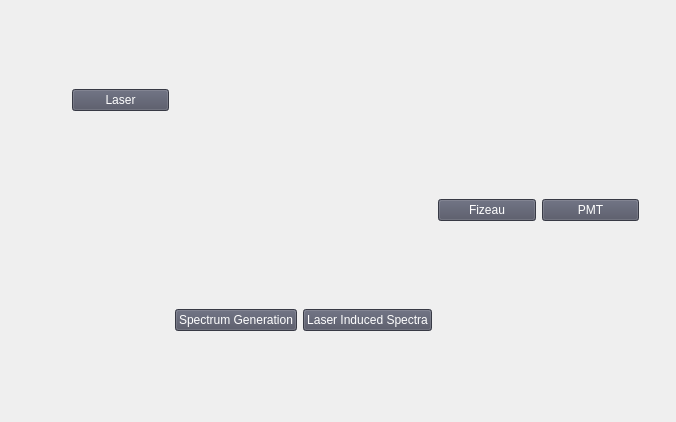
<?xml version="1.0" encoding="UTF-8"?>
<ui version="4.0">
 <class>MainWindow</class>
 <widget class="QMainWindow" name="MainWindow">
  <property name="geometry">
   <rect>
    <x>0</x>
    <y>0</y>
    <width>676</width>
    <height>422</height>
   </rect>
  </property>
  <property name="windowTitle">
   <string>MainWindow</string>
  </property>
  <property name="styleSheet">
   <string notr="true"/>
  </property>
  <widget class="QWidget" name="centralWidget">
   <property name="styleSheet">
    <string notr="true"/>
   </property>
   <layout class="QVBoxLayout" name="verticalLayout_25">
    <item>
     <widget class="QStackedWidget" name="stackedWidget">
      <property name="minimumSize">
       <size>
        <width>300</width>
        <height>0</height>
       </size>
      </property>
      <property name="currentIndex">
       <number>0</number>
      </property>
      <widget class="QWidget" name="page_4">
       <layout class="QHBoxLayout" name="horizontalLayout">
        <item>
         <widget class="QWidget" name="widget" native="true">
          <property name="autoFillBackground">
           <bool>false</bool>
          </property>
          <property name="styleSheet">
           <string notr="true">border-image: url(:/backgroundImage.png);</string>
          </property>
          <layout class="QGridLayout" name="gridLayout_6" rowstretch="0,0,0" columnstretch="0,0,0,0,0" rowminimumheight="0,0,0" columnminimumwidth="0,0,0,0,0">
           <property name="sizeConstraint">
            <enum>QLayout::SetDefaultConstraint</enum>
           </property>
           <property name="leftMargin">
            <number>50</number>
           </property>
           <property name="topMargin">
            <number>9</number>
           </property>
           <property name="rightMargin">
            <number>15</number>
           </property>
           <property name="verticalSpacing">
            <number>30</number>
           </property>
           <item row="1" column="3">
            <widget class="QPushButton" name="homeButton_4">
             <property name="maximumSize">
              <size>
               <width>200</width>
               <height>16777215</height>
              </size>
             </property>
             <property name="styleSheet">
              <string notr="true">background-color:rgb(78, 81, 97);
font: 14pt &quot;Microsoft YaHei UI&quot;;
color: rgb(255, 255, 255);
font-color:white;
border-image: none;</string>
             </property>
             <property name="text">
              <string>Fizeau</string>
             </property>
            </widget>
           </item>
           <item row="2" column="1">
            <widget class="QPushButton" name="homeButton_2">
             <property name="maximumSize">
              <size>
               <width>500</width>
               <height>16777215</height>
              </size>
             </property>
             <property name="styleSheet">
              <string notr="true">background-color:rgb(78, 81, 97);
font: 14pt &quot;Microsoft YaHei UI&quot;;
color: rgb(255, 255, 255);
font-color:white;
border-image: none;</string>
             </property>
             <property name="text">
              <string>Spectrum Generation</string>
             </property>
            </widget>
           </item>
           <item row="1" column="4">
            <widget class="QPushButton" name="homeButton_5">
             <property name="maximumSize">
              <size>
               <width>200</width>
               <height>16777215</height>
              </size>
             </property>
             <property name="styleSheet">
              <string notr="true">background-color:rgb(78, 81, 97);
font: 14pt &quot;Microsoft YaHei UI&quot;;
color: rgb(255, 255, 255);
font-color:white;
border-image: none;</string>
             </property>
             <property name="text">
              <string>PMT</string>
             </property>
            </widget>
           </item>
           <item row="2" column="2">
            <widget class="QPushButton" name="homeButton_3">
             <property name="maximumSize">
              <size>
               <width>500</width>
               <height>16777215</height>
              </size>
             </property>
             <property name="styleSheet">
              <string notr="true">background-color:rgb(78, 81, 97);
font: 14pt &quot;Microsoft YaHei UI&quot;;
color: rgb(255, 255, 255);
font-color:white;
border-image: none;</string>
             </property>
             <property name="text">
              <string>Laser Induced Spectra</string>
             </property>
            </widget>
           </item>
           <item row="0" column="0">
            <widget class="QPushButton" name="homeButton_1">
             <property name="maximumSize">
              <size>
               <width>200</width>
               <height>16777215</height>
              </size>
             </property>
             <property name="styleSheet">
              <string notr="true">background-color:rgb(78, 81, 97);
font: 14pt &quot;Microsoft YaHei UI&quot;;
color: rgb(255, 255, 255);
font-color:white;
border-image: none;</string>
             </property>
             <property name="text">
              <string>Laser</string>
             </property>
            </widget>
           </item>
          </layout>
         </widget>
        </item>
       </layout>
      </widget>
      <widget class="QWidget" name="page">
       <layout class="QHBoxLayout" name="horizontalLayout_6" stretch="1,5">
        <item>
         <widget class="QWidget" name="widget_5" native="true">
          <layout class="QHBoxLayout" name="horizontalLayout_7" stretch="0">
           <item>
            <widget class="QWidget" name="cebianlan" native="true">
             <property name="styleSheet">
              <string notr="true"/>
             </property>
             <layout class="QGridLayout" name="gridLayout">
              <item row="5" column="1">
               <widget class="QLineEdit" name="lineEdit_9"/>
              </item>
              <item row="1" column="1">
               <widget class="QLineEdit" name="lineEdit"/>
              </item>
              <item row="4" column="1">
               <widget class="QLineEdit" name="lineEdit_8"/>
              </item>
              <item row="7" column="1">
               <widget class="QLineEdit" name="lineEdit_7"/>
              </item>
              <item row="5" column="0">
               <widget class="QLabel" name="label_8">
                <property name="text">
                 <string>频率范围：</string>
                </property>
               </widget>
              </item>
              <item row="8" column="0">
               <widget class="QLabel" name="label_5">
                <property name="text">
                 <string>大气衰减系数：</string>
                </property>
               </widget>
              </item>
              <item row="2" column="0">
               <widget class="QLabel" name="label_3">
                <property name="text">
                 <string>激光脉冲峰强度：</string>
                </property>
               </widget>
              </item>
              <item row="2" column="1">
               <widget class="QLineEdit" name="lineEdit_4"/>
              </item>
              <item row="7" column="0">
               <widget class="QLabel" name="label_6">
                <property name="text">
                 <string>脉冲频率：</string>
                </property>
               </widget>
              </item>
              <item row="4" column="0">
               <widget class="QLabel" name="label_7">
                <property name="text">
                 <string>激光中心频率：</string>
                </property>
               </widget>
              </item>
              <item row="0" column="0" colspan="2">
               <widget class="QGroupBox" name="text">
                <property name="title">
                 <string>信息显示窗口</string>
                </property>
                <layout class="QVBoxLayout" name="verticalLayout_2">
                 <property name="leftMargin">
                  <number>0</number>
                 </property>
                 <property name="topMargin">
                  <number>0</number>
                 </property>
                 <property name="rightMargin">
                  <number>0</number>
                 </property>
                 <property name="bottomMargin">
                  <number>0</number>
                 </property>
                 <item>
                  <widget class="QTextEdit" name="textEdit">
                   <property name="html">
                    <string>&lt;!DOCTYPE HTML PUBLIC &quot;-//W3C//DTD HTML 4.0//EN&quot; &quot;http://www.w3.org/TR/REC-html40/strict.dtd&quot;&gt;
&lt;html&gt;&lt;head&gt;&lt;meta name=&quot;qrichtext&quot; content=&quot;1&quot; /&gt;&lt;style type=&quot;text/css&quot;&gt;
p, li { white-space: pre-wrap; }
&lt;/style&gt;&lt;/head&gt;&lt;body style=&quot; font-family:'SimSun'; font-size:9pt; font-weight:400; font-style:normal;&quot;&gt;
&lt;p style=&quot; margin-top:0px; margin-bottom:0px; margin-left:0px; margin-right:0px; -qt-block-indent:0; text-indent:0px;&quot;&gt;&lt;span style=&quot; font-family:'Microsoft YaHei UI';&quot;&gt;激光发射系统&lt;/span&gt;&lt;/p&gt;&lt;/body&gt;&lt;/html&gt;</string>
                   </property>
                  </widget>
                 </item>
                </layout>
               </widget>
              </item>
              <item row="1" column="0">
               <widget class="QLabel" name="ditong">
                <property name="text">
                 <string>入射波长：</string>
                </property>
               </widget>
              </item>
              <item row="8" column="1">
               <widget class="QLineEdit" name="lineEdit_6"/>
              </item>
              <item row="3" column="1">
               <widget class="QLineEdit" name="lineEdit_5"/>
              </item>
              <item row="3" column="0">
               <widget class="QLabel" name="label_4">
                <property name="text">
                 <string>激光能量：</string>
                </property>
               </widget>
              </item>
              <item row="6" column="0">
               <widget class="QLabel" name="label_9">
                <property name="text">
                 <string>脉冲宽度：</string>
                </property>
               </widget>
              </item>
              <item row="6" column="1">
               <widget class="QLineEdit" name="lineEdit_10"/>
              </item>
             </layout>
            </widget>
           </item>
          </layout>
         </widget>
        </item>
        <item>
         <widget class="QWidget" name="widget_6" native="true">
          <layout class="QVBoxLayout" name="verticalLayout" stretch="1,0">
           <item>
            <widget class="QCustomPlot" name="customPlot1" native="true">
             <property name="sizeIncrement">
              <size>
               <width>0</width>
               <height>0</height>
              </size>
             </property>
            </widget>
           </item>
           <item>
            <widget class="QWidget" name="widget_14" native="true">
             <layout class="QHBoxLayout" name="horizontalLayout_3">
              <property name="leftMargin">
               <number>20</number>
              </property>
              <property name="topMargin">
               <number>15</number>
              </property>
              <property name="rightMargin">
               <number>20</number>
              </property>
              <property name="bottomMargin">
               <number>20</number>
              </property>
              <item>
               <widget class="QPushButton" name="show1">
                <property name="text">
                 <string>开始显示</string>
                </property>
               </widget>
              </item>
              <item>
               <widget class="QPushButton" name="clear1">
                <property name="text">
                 <string>清除窗口</string>
                </property>
               </widget>
              </item>
              <item>
               <widget class="QPushButton" name="tracer1">
                <property name="text">
                 <string>隐藏光标</string>
                </property>
               </widget>
              </item>
              <item>
               <widget class="QPushButton" name="back1">
                <property name="text">
                 <string>返回</string>
                </property>
               </widget>
              </item>
             </layout>
            </widget>
           </item>
          </layout>
         </widget>
        </item>
       </layout>
      </widget>
      <widget class="QWidget" name="page_2">
       <property name="mouseTracking">
        <bool>false</bool>
       </property>
       <layout class="QHBoxLayout" name="horizontalLayout_8" stretch="1,5">
        <item>
         <widget class="QWidget" name="widget_9" native="true">
          <layout class="QGridLayout" name="gridLayout_4">
           <item row="0" column="0">
            <widget class="QWidget" name="cebianlan_2" native="true">
             <property name="styleSheet">
              <string notr="true"/>
             </property>
             <layout class="QGridLayout" name="gridLayout_3">
              <item row="5" column="1">
               <widget class="QLineEdit" name="lineEdit_11">
                <property name="text">
                 <string>12</string>
                </property>
               </widget>
              </item>
              <item row="1" column="1">
               <widget class="QLineEdit" name="lineEdit_2">
                <property name="text">
                 <string>532</string>
                </property>
               </widget>
              </item>
              <item row="4" column="1">
               <widget class="QLineEdit" name="lineEdit_12">
                <property name="text">
                 <string>5.6352e5</string>
                </property>
               </widget>
              </item>
              <item row="7" column="1">
               <widget class="QLineEdit" name="lineEdit_13">
                <property name="text">
                 <string>20</string>
                </property>
               </widget>
              </item>
              <item row="5" column="0">
               <widget class="QLabel" name="label_10">
                <property name="text">
                 <string>频率范围（GHz）：</string>
                </property>
               </widget>
              </item>
              <item row="8" column="0">
               <widget class="QLabel" name="label_11">
                <property name="text">
                 <string>大气衰减系数：</string>
                </property>
               </widget>
              </item>
              <item row="2" column="0">
               <widget class="QLabel" name="label_12">
                <property name="text">
                 <string>激光脉冲峰强度：</string>
                </property>
               </widget>
              </item>
              <item row="2" column="1">
               <widget class="QLineEdit" name="lineEdit_14">
                <property name="text">
                 <string>1</string>
                </property>
               </widget>
              </item>
              <item row="7" column="0">
               <widget class="QLabel" name="label_13">
                <property name="text">
                 <string>脉冲周期（ns）：</string>
                </property>
               </widget>
              </item>
              <item row="4" column="0">
               <widget class="QLabel" name="label_14">
                <property name="text">
                 <string>激光中心频率（GHz）：</string>
                </property>
               </widget>
              </item>
              <item row="0" column="0" colspan="2">
               <widget class="QGroupBox" name="text_2">
                <property name="title">
                 <string>信息显示窗口</string>
                </property>
                <layout class="QVBoxLayout" name="verticalLayout_3">
                 <property name="leftMargin">
                  <number>0</number>
                 </property>
                 <property name="topMargin">
                  <number>0</number>
                 </property>
                 <property name="rightMargin">
                  <number>0</number>
                 </property>
                 <property name="bottomMargin">
                  <number>0</number>
                 </property>
                 <item>
                  <widget class="QTextEdit" name="textEdit_2">
                   <property name="html">
                    <string>&lt;!DOCTYPE HTML PUBLIC &quot;-//W3C//DTD HTML 4.0//EN&quot; &quot;http://www.w3.org/TR/REC-html40/strict.dtd&quot;&gt;
&lt;html&gt;&lt;head&gt;&lt;meta name=&quot;qrichtext&quot; content=&quot;1&quot; /&gt;&lt;style type=&quot;text/css&quot;&gt;
p, li { white-space: pre-wrap; }
&lt;/style&gt;&lt;/head&gt;&lt;body style=&quot; font-family:'SimSun'; font-size:9pt; font-weight:400; font-style:normal;&quot;&gt;
&lt;p style=&quot; margin-top:0px; margin-bottom:0px; margin-left:0px; margin-right:0px; -qt-block-indent:0; text-indent:0px;&quot;&gt;&lt;span style=&quot; font-family:'Microsoft YaHei UI';&quot;&gt;激光发射系统&lt;/span&gt;&lt;/p&gt;&lt;/body&gt;&lt;/html&gt;</string>
                   </property>
                  </widget>
                 </item>
                </layout>
               </widget>
              </item>
              <item row="1" column="0">
               <widget class="QLabel" name="ditong_2">
                <property name="text">
                 <string>入射波长（nm）：</string>
                </property>
               </widget>
              </item>
              <item row="8" column="1">
               <widget class="QLineEdit" name="lineEdit_15">
                <property name="text">
                 <string>0.81</string>
                </property>
               </widget>
              </item>
              <item row="3" column="1">
               <widget class="QLineEdit" name="lineEdit_16">
                <property name="text">
                 <string>300</string>
                </property>
               </widget>
              </item>
              <item row="3" column="0">
               <widget class="QLabel" name="label_15">
                <property name="text">
                 <string>激光能量（mJ）：</string>
                </property>
               </widget>
              </item>
              <item row="6" column="0">
               <widget class="QLabel" name="label_16">
                <property name="text">
                 <string>脉冲宽度（MHz）：</string>
                </property>
               </widget>
              </item>
              <item row="6" column="1">
               <widget class="QLineEdit" name="lineEdit_17">
                <property name="text">
                 <string>100</string>
                </property>
               </widget>
              </item>
             </layout>
            </widget>
           </item>
          </layout>
         </widget>
        </item>
        <item>
         <widget class="QWidget" name="widget_2" native="true">
          <layout class="QVBoxLayout" name="verticalLayout_6" stretch="1,0">
           <item>
            <widget class="QCustomPlot" name="customPlot2" native="true"/>
           </item>
           <item>
            <widget class="QWidget" name="widget_7" native="true">
             <layout class="QHBoxLayout" name="horizontalLayout_2">
              <property name="leftMargin">
               <number>20</number>
              </property>
              <property name="topMargin">
               <number>15</number>
              </property>
              <property name="rightMargin">
               <number>20</number>
              </property>
              <property name="bottomMargin">
               <number>20</number>
              </property>
              <item>
               <widget class="QPushButton" name="show2">
                <property name="text">
                 <string>开始显示</string>
                </property>
               </widget>
              </item>
              <item>
               <widget class="QPushButton" name="clear2">
                <property name="text">
                 <string>清除窗口</string>
                </property>
               </widget>
              </item>
              <item>
               <widget class="QPushButton" name="tracer2">
                <property name="text">
                 <string>隐藏光标</string>
                </property>
               </widget>
              </item>
              <item>
               <widget class="QPushButton" name="back2">
                <property name="text">
                 <string>返回</string>
                </property>
               </widget>
              </item>
             </layout>
            </widget>
           </item>
          </layout>
         </widget>
        </item>
       </layout>
      </widget>
      <widget class="QWidget" name="page_3">
       <layout class="QHBoxLayout" name="horizontalLayout_9" stretch="1,5">
        <item>
         <widget class="QWidget" name="widget_10" native="true">
          <layout class="QVBoxLayout" name="verticalLayout_7">
           <item>
            <widget class="QWidget" name="cebianlan_3" native="true">
             <property name="styleSheet">
              <string notr="true"/>
             </property>
             <layout class="QGridLayout" name="gridLayout_5">
              <item row="1" column="0">
               <widget class="QLabel" name="ditong_3">
                <property name="text">
                 <string>入射波长：</string>
                </property>
               </widget>
              </item>
              <item row="7" column="1">
               <widget class="QLineEdit" name="lineEdit_20"/>
              </item>
              <item row="1" column="1">
               <widget class="QLineEdit" name="lineEdit_3"/>
              </item>
              <item row="8" column="0">
               <widget class="QLabel" name="label_18">
                <property name="text">
                 <string>大气衰减系数：</string>
                </property>
               </widget>
              </item>
              <item row="2" column="1">
               <widget class="QLineEdit" name="lineEdit_21"/>
              </item>
              <item row="3" column="0">
               <widget class="QLabel" name="label_22">
                <property name="text">
                 <string>激光能量：</string>
                </property>
               </widget>
              </item>
              <item row="2" column="0">
               <widget class="QLabel" name="label_19">
                <property name="text">
                 <string>激光脉冲峰强度：</string>
                </property>
               </widget>
              </item>
              <item row="3" column="1">
               <widget class="QLineEdit" name="lineEdit_23"/>
              </item>
              <item row="6" column="0">
               <widget class="QLabel" name="label_23">
                <property name="text">
                 <string>脉冲宽度：</string>
                </property>
               </widget>
              </item>
              <item row="4" column="1">
               <widget class="QLineEdit" name="lineEdit_19"/>
              </item>
              <item row="5" column="0">
               <widget class="QLabel" name="label_17">
                <property name="text">
                 <string>频率范围：</string>
                </property>
               </widget>
              </item>
              <item row="7" column="0">
               <widget class="QLabel" name="label_20">
                <property name="text">
                 <string>脉冲频率：</string>
                </property>
               </widget>
              </item>
              <item row="0" column="0" colspan="2">
               <widget class="QGroupBox" name="text_3">
                <property name="title">
                 <string>信息显示窗口</string>
                </property>
                <layout class="QVBoxLayout" name="verticalLayout_4">
                 <property name="leftMargin">
                  <number>0</number>
                 </property>
                 <property name="topMargin">
                  <number>0</number>
                 </property>
                 <property name="rightMargin">
                  <number>0</number>
                 </property>
                 <property name="bottomMargin">
                  <number>0</number>
                 </property>
                 <item>
                  <widget class="QTextEdit" name="textEdit_3">
                   <property name="html">
                    <string>&lt;!DOCTYPE HTML PUBLIC &quot;-//W3C//DTD HTML 4.0//EN&quot; &quot;http://www.w3.org/TR/REC-html40/strict.dtd&quot;&gt;
&lt;html&gt;&lt;head&gt;&lt;meta name=&quot;qrichtext&quot; content=&quot;1&quot; /&gt;&lt;style type=&quot;text/css&quot;&gt;
p, li { white-space: pre-wrap; }
&lt;/style&gt;&lt;/head&gt;&lt;body style=&quot; font-family:'SimSun'; font-size:9pt; font-weight:400; font-style:normal;&quot;&gt;
&lt;p style=&quot; margin-top:0px; margin-bottom:0px; margin-left:0px; margin-right:0px; -qt-block-indent:0; text-indent:0px;&quot;&gt;&lt;span style=&quot; font-family:'Microsoft YaHei UI';&quot;&gt;激光发射系统&lt;/span&gt;&lt;/p&gt;&lt;/body&gt;&lt;/html&gt;</string>
                   </property>
                  </widget>
                 </item>
                </layout>
               </widget>
              </item>
              <item row="8" column="1">
               <widget class="QLineEdit" name="lineEdit_22"/>
              </item>
              <item row="6" column="1">
               <widget class="QLineEdit" name="lineEdit_24"/>
              </item>
              <item row="5" column="1">
               <widget class="QLineEdit" name="lineEdit_18"/>
              </item>
              <item row="4" column="0">
               <widget class="QLabel" name="label_21">
                <property name="text">
                 <string>激光中心频率：</string>
                </property>
               </widget>
              </item>
             </layout>
            </widget>
           </item>
          </layout>
         </widget>
        </item>
        <item>
         <widget class="QWidget" name="widget_8" native="true">
          <layout class="QVBoxLayout" name="verticalLayout_8" stretch="1,0">
           <item>
            <widget class="QCustomPlot" name="customPlot3" native="true"/>
           </item>
           <item>
            <widget class="QWidget" name="widget_11" native="true">
             <property name="enabled">
              <bool>true</bool>
             </property>
             <layout class="QHBoxLayout" name="horizontalLayout_10">
              <property name="leftMargin">
               <number>20</number>
              </property>
              <property name="topMargin">
               <number>15</number>
              </property>
              <property name="rightMargin">
               <number>20</number>
              </property>
              <property name="bottomMargin">
               <number>20</number>
              </property>
              <item>
               <widget class="QPushButton" name="show3">
                <property name="text">
                 <string>开始显示</string>
                </property>
               </widget>
              </item>
              <item>
               <widget class="QPushButton" name="clear3">
                <property name="text">
                 <string>清除窗口</string>
                </property>
               </widget>
              </item>
              <item>
               <widget class="QPushButton" name="tracer3">
                <property name="text">
                 <string>隐藏光标</string>
                </property>
               </widget>
              </item>
              <item>
               <widget class="QPushButton" name="back3">
                <property name="text">
                 <string>返回</string>
                </property>
               </widget>
              </item>
             </layout>
            </widget>
           </item>
          </layout>
         </widget>
        </item>
       </layout>
      </widget>
      <widget class="QWidget" name="page_5">
       <layout class="QHBoxLayout" name="horizontalLayout_20" stretch="1,5">
        <item>
         <widget class="QWidget" name="widget_21" native="true">
          <layout class="QVBoxLayout" name="verticalLayout_18" stretch="0">
           <item>
            <widget class="QWidget" name="cebianlan_8" native="true">
             <property name="styleSheet">
              <string notr="true"/>
             </property>
             <layout class="QGridLayout" name="gridLayout_12">
              <item row="1" column="0">
               <widget class="QLabel" name="ditong_8">
                <property name="text">
                 <string>入射波长：</string>
                </property>
               </widget>
              </item>
              <item row="7" column="1">
               <widget class="QLineEdit" name="lineEdit_57"/>
              </item>
              <item row="1" column="1">
               <widget class="QLineEdit" name="lineEdit_58"/>
              </item>
              <item row="8" column="0">
               <widget class="QLabel" name="label_52">
                <property name="text">
                 <string>大气衰减系数：</string>
                </property>
               </widget>
              </item>
              <item row="2" column="1">
               <widget class="QLineEdit" name="lineEdit_59"/>
              </item>
              <item row="3" column="0">
               <widget class="QLabel" name="label_53">
                <property name="text">
                 <string>激光能量：</string>
                </property>
               </widget>
              </item>
              <item row="2" column="0">
               <widget class="QLabel" name="label_54">
                <property name="text">
                 <string>激光脉冲峰强度：</string>
                </property>
               </widget>
              </item>
              <item row="3" column="1">
               <widget class="QLineEdit" name="lineEdit_60"/>
              </item>
              <item row="6" column="0">
               <widget class="QLabel" name="label_55">
                <property name="text">
                 <string>脉冲宽度：</string>
                </property>
               </widget>
              </item>
              <item row="4" column="1">
               <widget class="QLineEdit" name="lineEdit_61"/>
              </item>
              <item row="5" column="0">
               <widget class="QLabel" name="label_56">
                <property name="text">
                 <string>频率范围：</string>
                </property>
               </widget>
              </item>
              <item row="7" column="0">
               <widget class="QLabel" name="label_57">
                <property name="text">
                 <string>脉冲频率：</string>
                </property>
               </widget>
              </item>
              <item row="0" column="0" colspan="2">
               <widget class="QGroupBox" name="text_8">
                <property name="title">
                 <string>信息显示窗口</string>
                </property>
                <layout class="QVBoxLayout" name="verticalLayout_19">
                 <property name="leftMargin">
                  <number>0</number>
                 </property>
                 <property name="topMargin">
                  <number>0</number>
                 </property>
                 <property name="rightMargin">
                  <number>0</number>
                 </property>
                 <property name="bottomMargin">
                  <number>0</number>
                 </property>
                 <item>
                  <widget class="QTextEdit" name="textEdit_8">
                   <property name="html">
                    <string>&lt;!DOCTYPE HTML PUBLIC &quot;-//W3C//DTD HTML 4.0//EN&quot; &quot;http://www.w3.org/TR/REC-html40/strict.dtd&quot;&gt;
&lt;html&gt;&lt;head&gt;&lt;meta name=&quot;qrichtext&quot; content=&quot;1&quot; /&gt;&lt;style type=&quot;text/css&quot;&gt;
p, li { white-space: pre-wrap; }
&lt;/style&gt;&lt;/head&gt;&lt;body style=&quot; font-family:'SimSun'; font-size:9pt; font-weight:400; font-style:normal;&quot;&gt;
&lt;p style=&quot; margin-top:0px; margin-bottom:0px; margin-left:0px; margin-right:0px; -qt-block-indent:0; text-indent:0px;&quot;&gt;&lt;span style=&quot; font-family:'Microsoft YaHei UI';&quot;&gt;激光发射系统&lt;/span&gt;&lt;/p&gt;&lt;/body&gt;&lt;/html&gt;</string>
                   </property>
                  </widget>
                 </item>
                </layout>
               </widget>
              </item>
              <item row="8" column="1">
               <widget class="QLineEdit" name="lineEdit_62"/>
              </item>
              <item row="6" column="1">
               <widget class="QLineEdit" name="lineEdit_63"/>
              </item>
              <item row="5" column="1">
               <widget class="QLineEdit" name="lineEdit_64"/>
              </item>
              <item row="4" column="0">
               <widget class="QLabel" name="label_58">
                <property name="text">
                 <string>激光中心频率：</string>
                </property>
               </widget>
              </item>
             </layout>
            </widget>
           </item>
          </layout>
         </widget>
        </item>
        <item>
         <widget class="QWidget" name="widget_22" native="true">
          <layout class="QVBoxLayout" name="verticalLayout_20" stretch="1,0">
           <item>
            <widget class="QCustomPlot" name="customPlot4" native="true"/>
           </item>
           <item>
            <widget class="QWidget" name="widget_24" native="true">
             <property name="enabled">
              <bool>true</bool>
             </property>
             <layout class="QHBoxLayout" name="horizontalLayout_18">
              <property name="leftMargin">
               <number>20</number>
              </property>
              <property name="topMargin">
               <number>15</number>
              </property>
              <property name="rightMargin">
               <number>20</number>
              </property>
              <property name="bottomMargin">
               <number>20</number>
              </property>
              <item>
               <widget class="QPushButton" name="show4">
                <property name="text">
                 <string>开始显示</string>
                </property>
               </widget>
              </item>
              <item>
               <widget class="QPushButton" name="clear4">
                <property name="text">
                 <string>清除窗口</string>
                </property>
               </widget>
              </item>
              <item>
               <widget class="QPushButton" name="tracer4">
                <property name="text">
                 <string>隐藏光标</string>
                </property>
               </widget>
              </item>
              <item>
               <widget class="QPushButton" name="back4">
                <property name="text">
                 <string>返回</string>
                </property>
               </widget>
              </item>
             </layout>
            </widget>
           </item>
          </layout>
         </widget>
        </item>
       </layout>
      </widget>
      <widget class="QWidget" name="page_6">
       <layout class="QHBoxLayout" name="horizontalLayout_21" stretch="1,5">
        <item>
         <widget class="QWidget" name="widget_27" native="true">
          <layout class="QVBoxLayout" name="verticalLayout_22">
           <item>
            <widget class="QWidget" name="cebianlan_9" native="true">
             <property name="styleSheet">
              <string notr="true"/>
             </property>
             <layout class="QGridLayout" name="gridLayout_13">
              <item row="1" column="0">
               <widget class="QLabel" name="ditong_9">
                <property name="text">
                 <string>入射波长：</string>
                </property>
               </widget>
              </item>
              <item row="7" column="1">
               <widget class="QLineEdit" name="lineEdit_65"/>
              </item>
              <item row="1" column="1">
               <widget class="QLineEdit" name="lineEdit_66"/>
              </item>
              <item row="8" column="0">
               <widget class="QLabel" name="label_59">
                <property name="text">
                 <string>大气衰减系数：</string>
                </property>
               </widget>
              </item>
              <item row="2" column="1">
               <widget class="QLineEdit" name="lineEdit_67"/>
              </item>
              <item row="3" column="0">
               <widget class="QLabel" name="label_60">
                <property name="text">
                 <string>激光能量：</string>
                </property>
               </widget>
              </item>
              <item row="2" column="0">
               <widget class="QLabel" name="label_61">
                <property name="text">
                 <string>激光脉冲峰强度：</string>
                </property>
               </widget>
              </item>
              <item row="3" column="1">
               <widget class="QLineEdit" name="lineEdit_68"/>
              </item>
              <item row="6" column="0">
               <widget class="QLabel" name="label_62">
                <property name="text">
                 <string>脉冲宽度：</string>
                </property>
               </widget>
              </item>
              <item row="4" column="1">
               <widget class="QLineEdit" name="lineEdit_69"/>
              </item>
              <item row="5" column="0">
               <widget class="QLabel" name="label_63">
                <property name="text">
                 <string>频率范围：</string>
                </property>
               </widget>
              </item>
              <item row="7" column="0">
               <widget class="QLabel" name="label_64">
                <property name="text">
                 <string>脉冲频率：</string>
                </property>
               </widget>
              </item>
              <item row="0" column="0" colspan="2">
               <widget class="QGroupBox" name="text_9">
                <property name="title">
                 <string>信息显示窗口</string>
                </property>
                <layout class="QVBoxLayout" name="verticalLayout_23">
                 <property name="leftMargin">
                  <number>0</number>
                 </property>
                 <property name="topMargin">
                  <number>0</number>
                 </property>
                 <property name="rightMargin">
                  <number>0</number>
                 </property>
                 <property name="bottomMargin">
                  <number>0</number>
                 </property>
                 <item>
                  <widget class="QTextEdit" name="textEdit_9">
                   <property name="html">
                    <string>&lt;!DOCTYPE HTML PUBLIC &quot;-//W3C//DTD HTML 4.0//EN&quot; &quot;http://www.w3.org/TR/REC-html40/strict.dtd&quot;&gt;
&lt;html&gt;&lt;head&gt;&lt;meta name=&quot;qrichtext&quot; content=&quot;1&quot; /&gt;&lt;style type=&quot;text/css&quot;&gt;
p, li { white-space: pre-wrap; }
&lt;/style&gt;&lt;/head&gt;&lt;body style=&quot; font-family:'SimSun'; font-size:9pt; font-weight:400; font-style:normal;&quot;&gt;
&lt;p style=&quot; margin-top:0px; margin-bottom:0px; margin-left:0px; margin-right:0px; -qt-block-indent:0; text-indent:0px;&quot;&gt;&lt;span style=&quot; font-family:'Microsoft YaHei UI';&quot;&gt;激光发射系统&lt;/span&gt;&lt;/p&gt;&lt;/body&gt;&lt;/html&gt;</string>
                   </property>
                  </widget>
                 </item>
                </layout>
               </widget>
              </item>
              <item row="8" column="1">
               <widget class="QLineEdit" name="lineEdit_70"/>
              </item>
              <item row="6" column="1">
               <widget class="QLineEdit" name="lineEdit_71"/>
              </item>
              <item row="5" column="1">
               <widget class="QLineEdit" name="lineEdit_72"/>
              </item>
              <item row="4" column="0">
               <widget class="QLabel" name="label_65">
                <property name="text">
                 <string>激光中心频率：</string>
                </property>
               </widget>
              </item>
             </layout>
            </widget>
           </item>
          </layout>
         </widget>
        </item>
        <item>
         <widget class="QWidget" name="widget_25" native="true">
          <layout class="QVBoxLayout" name="verticalLayout_21" stretch="1,0">
           <item>
            <widget class="QCustomPlot" name="customPlot5" native="true"/>
           </item>
           <item>
            <widget class="QWidget" name="widget_26" native="true">
             <property name="enabled">
              <bool>true</bool>
             </property>
             <layout class="QHBoxLayout" name="horizontalLayout_19">
              <property name="leftMargin">
               <number>20</number>
              </property>
              <property name="topMargin">
               <number>15</number>
              </property>
              <property name="rightMargin">
               <number>20</number>
              </property>
              <property name="bottomMargin">
               <number>20</number>
              </property>
              <item>
               <widget class="QPushButton" name="show5">
                <property name="text">
                 <string>开始显示</string>
                </property>
               </widget>
              </item>
              <item>
               <widget class="QPushButton" name="clear5">
                <property name="text">
                 <string>清除窗口</string>
                </property>
               </widget>
              </item>
              <item>
               <widget class="QPushButton" name="tracer5">
                <property name="text">
                 <string>隐藏光标</string>
                </property>
               </widget>
              </item>
              <item>
               <widget class="QPushButton" name="back5">
                <property name="text">
                 <string>返回</string>
                </property>
               </widget>
              </item>
             </layout>
            </widget>
           </item>
          </layout>
         </widget>
        </item>
       </layout>
      </widget>
     </widget>
    </item>
   </layout>
  </widget>
  <widget class="QMenuBar" name="menuBar">
   <property name="geometry">
    <rect>
     <x>0</x>
     <y>0</y>
     <width>676</width>
     <height>22</height>
    </rect>
   </property>
  </widget>
 </widget>
 <layoutdefault spacing="6" margin="11"/>
 <customwidgets>
  <customwidget>
   <class>QCustomPlot</class>
   <extends>QWidget</extends>
   <header>qcustomplot.h</header>
   <container>1</container>
  </customwidget>
 </customwidgets>
 <resources/>
 <connections/>
</ui>
